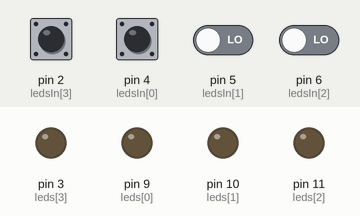
Recording of a sketch running on a simulated Arduino Uno, built with avr-gcc and run on an emulated ATmega328P. On the bench: output pins drawn as LEDs (lit = HIGH). Dashed ring = blinking. The inputs (shaded band) are chosen by the test bench; at power-on: pin 2 (ledsIn[3]) HIGH, pin 4 (ledsIn[0]), pin 5 (ledsIn[1]), pin 6 (ledsIn[2]) LOW.

Above: at 1.2 s.
1.3 s: pin 2 (ledsIn[3]) pulled LOW for 0.15 s
At 1.37 s:
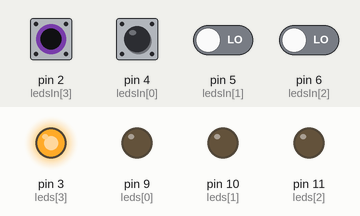
2.9 s: pin 4 (ledsIn[0]) driven HIGH
At 4.0 s:
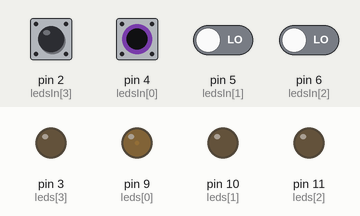
4.4 s: pin 5 (ledsIn[1]) driven HIGH
At 5.2 s:
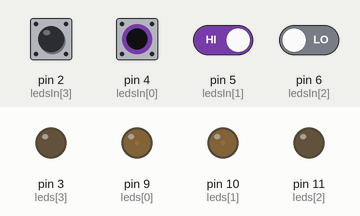
5.9 s: pin 6 (ledsIn[2]) driven HIGH
At 6.3 s:
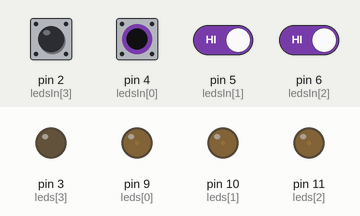
7.4 s: pin 2 (ledsIn[3]) pulled LOW for 1 s
At 8.2 s:
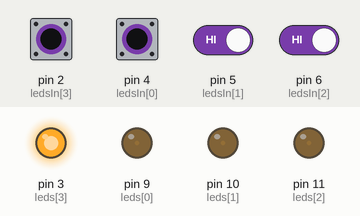
9.9 s: pin 4 (ledsIn[0]) pulsed LOW 5 times (0.12 s each, 0.3 s apart)
At 10.5 s:
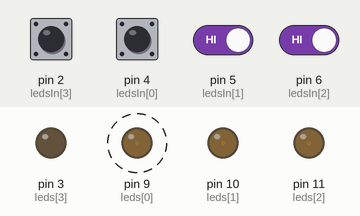
Timing chart, 0 to 12.9 s (numbered marks = the images above; inputs shaded):
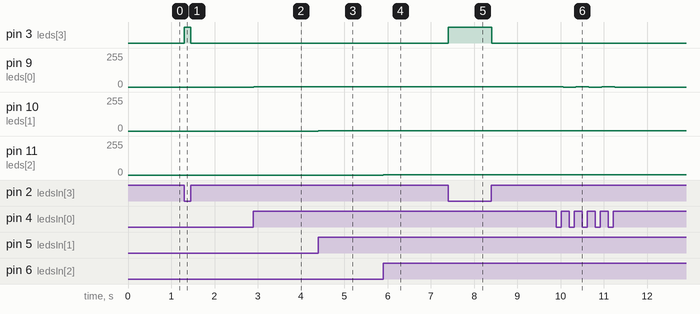

The sketch:

PK.ino
```cpp
#define but1 0
#define n 3
#define but 2
#define outP 3
byte leds[] = {9, 10, 11, 3};
bool ledsOn[] = {false, false, false, false};
byte ledsIn[] = {4, 5, 6, 2};
bool ledsInOnLast[] = {true, true, true, true};
bool butInOnLast = true;

void setup() {
  Serial.begin(9600);

  for (byte i = 0; i < n; i++) {
    pinMode(ledsIn[i], INPUT);
  };
  pinMode(ledsIn[n], INPUT_PULLUP);
  for (byte i = 0; i <= n; i++) {
    pinMode(leds[i], OUTPUT);
  };
}


void loop() {

  for (byte i = 0; i < n; i++) {
    if (digitalRead(ledsIn[i]) != ledsInOnLast[i]) {
      if (digitalRead(ledsIn[i])) {
        ledsOn[i] = !ledsOn[i];
      }
      if (ledsOn[i]) {
        analogWrite(leds[i], 2);
      } else {
        analogWrite(leds[i], 0);
      };
      ledsInOnLast[i] = digitalRead(ledsIn[i]);
    }
  };

  if (digitalRead(ledsIn[n]) != ledsInOnLast[n]) {
    ledsOn[n] = !ledsOn[n];
    if (ledsOn[n]) {
      digitalWrite(leds[n], HIGH);
    } else {
      digitalWrite(leds[n], LOW);
    };
    ledsInOnLast[n] = digitalRead(ledsIn[n]);
  }
  delay(50);
}
```

Measured:
- after the input at 1.3 s, pin 3 (leds[3]): LOW → HIGH at once, → LOW 0.15 s later
- after the input at 2.9 s, pin 9 (leds[0]): 0/255 → 2/255 at once
- after the input at 4.4 s, pin 10 (leds[1]): 0/255 → 2/255 at once
- after the input at 5.9 s, pin 11 (leds[2]): 0/255 → 2/255 at once
- after the input at 7.4 s, pin 3 (leds[3]): LOW → HIGH at once, → LOW 1.0 s later
- after the input at 9.9 s, pin 9 (leds[0]): alternates 2/255 for 0.30 s and 0/255 for 0.30 s, 5 changes in all, then stays 0/255, starting after 0.16 s
